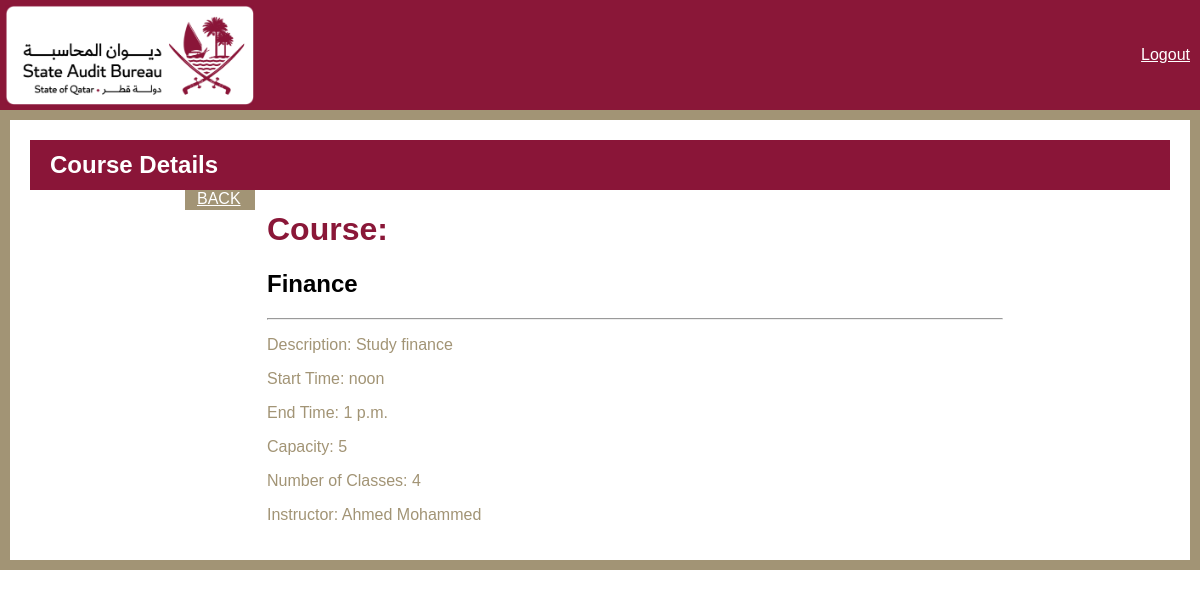
The app's page /course/3/ with its own data.
### base/models.py (models this page shows)
class Course(models.Model):
    name = models.CharField(max_length=100)
    description = models.TextField()
    start_time = models.TimeField()
    end_time = models.TimeField()
    capacity = models.PositiveIntegerField()
    number_of_classes = models.PositiveIntegerField()
    instructor = models.ForeignKey(Instructor, on_delete=models.CASCADE)
    current_session = models.IntegerField()
    start_date = models.DateField(auto_now_add=True)
    end_date = models.DateField(null=True)
    def __str__(self):
        return self.name

class Instructor(models.Model):
     id = models.AutoField(primary_key=True)
     first_name = models.CharField(max_length=255)
     last_name = models.CharField(max_length=255)
     email = models.EmailField(max_length=156)
     phone = models.CharField(max_length= 20)
     def __str__(self):
          return self.first_name + " " + self.last_name

### base/views.py (the view)
# urls.py: path('course/<int:pk>/', CourseDetail.as_view(), name="course"),
class CourseDetail(DetailView):
    model = Course
    template_name = 'base/admin_dashboard/course_detail.html'
    context_object_name = 'course'

### base/templates/base/admin_dashboard/course_detail.html (shortened to what this page needs)
{% load static %}
<!DOCTYPE html>
<html>
   <head>
      <link rel="stylesheet" href="https://cdnjs.cloudflare.com/ajax/libs/font-awesome/6.3.0/css/all.min.css" />
	    <link rel="stylesheet" href="https://cdnjs.cloudflare.com/ajax/libs/bootstrap/5.3.0-alpha1/css/bootstrap-grid.min.css" />
    <link rel="stylesheet" href="{% static 'css/reg_style.css' %}">
</head>
   <body>
    <div class="header">
      <div class="logo">
         <img src="{% static 'img/primary-rgb-state-audit-bureau-1@2x.png' %}" alt="Logo">
        </div>
        <div class="language-toggle">
          <span ><a  style="color:white;"class="hello-msg" href="{% url 'logout' %}">Logout</a></span>
       </div>
    </div>
    <div class="gold-border container-fluid">
      <div class="maroon-bar">
        <h2>Course Details</h2>
      </div>
      <div class="container">
        <div class="row justify-content-center">
          <a class="btn btn-primary" style="width: 70px; height:20px; color:white;" href="{% url 'courses' %}">BACK</a>
          <div class="col-md-8">
            <div class="card">
              <div class="card-header">
                <h1 style="color:#8A1738" > Course:</h1>
                <h2 style="color:#000">{{course}}</h2>
                <hr/>
              </div>
              <div class="card-body" >
                <p> Description: {{course.description}}</p>
                <p> Start Time: {{course.start_time}}</p>
                <p> End Time: {{course.end_time}}</p>
                <p> Capacity: {{course.capacity}}</p>
                <p> Number of Classes: {{course.number_of_classes}}</p>
                <p> Instructor: {{course.instructor}}</p>
              </div>
            </div>
          </div>
        </div>
      </div>
    </div>
</body>
</html>

### base/static/css/reg_style.css (style rules this page uses)
* { box-sizing: border-box; }
body { margin: 0; font-family: sans-serif; color: #A29475; }
.header { display: flex; justify-content: space-between; align-items: center; padding: 10px; background-color: #8A1738; height: 110px; }
.logo img { height: 100px; left: 5px; position: absolute; top: 5px; }
.btn-primary { background-color: #A29475 !important; border-color: #A29475 !important; }

### base/templates/base/admin_dashboard/course_detail.html (style rules this page uses)
body { margin: 20px; background-color: #fff; }
.gold-border { border: 10px solid#A29475; padding: 20px; background-color: #fff; }
.maroon-bar { background-color: #8A1538; color: #fff; height: 50px; display: flex; align-items: center; justify-content: flex-start; padding: 0 20px; }
.maroon-bar h2 { margin: 0; font-weight: bold; font-size: 24px; }

### records on screen
Course: name "Finance", description "Study finance", start_time "noon", end_time "1 p.m.", capacity "5", number_of_classes "4", instructor "Ahmed Mohammed"
